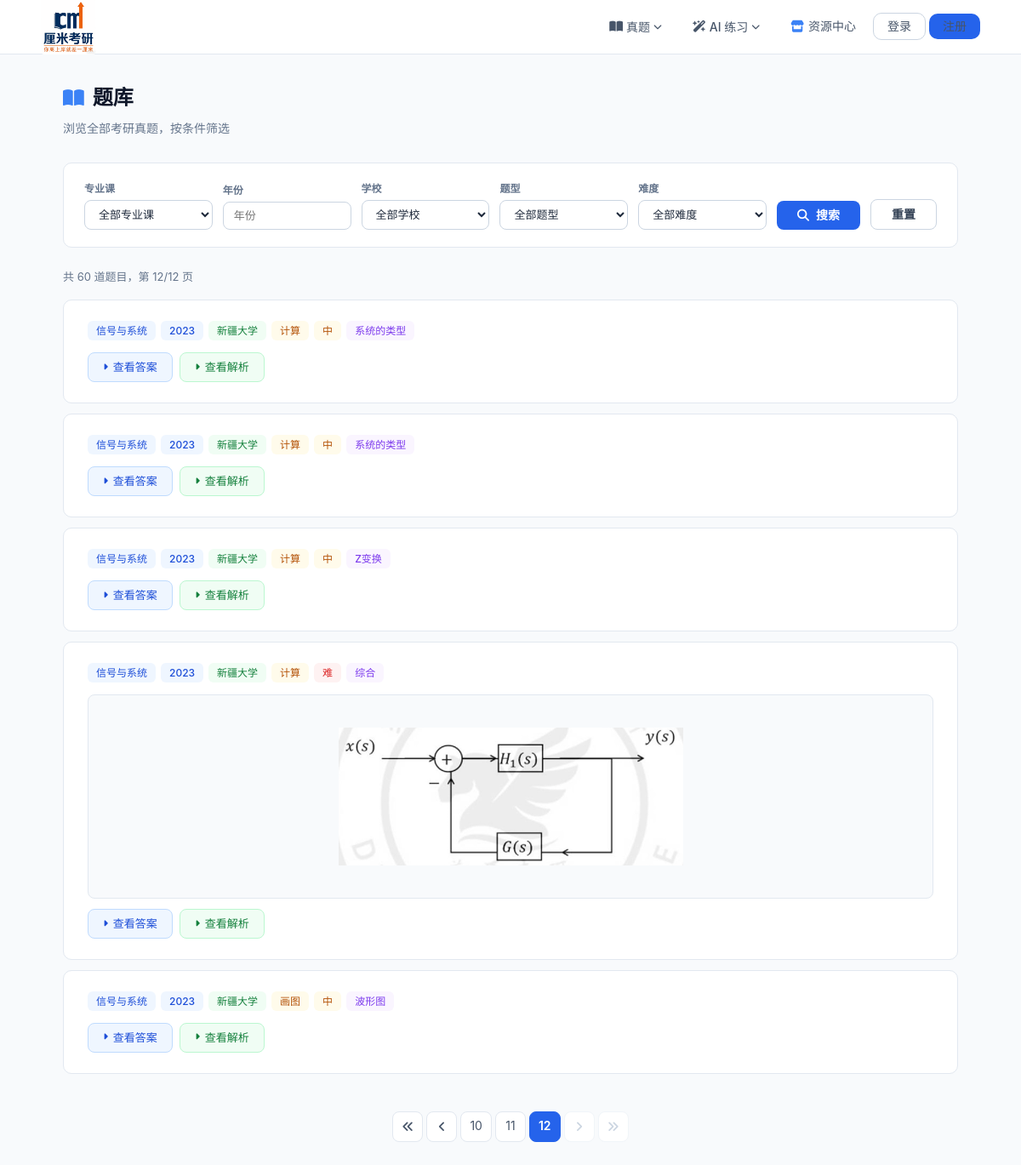
Screenshot of /questions/?page=12 with the database file from the repository.
### kaoyan_app/models.py (models this page shows, shortened)
class Question(models.Model):
    DIFFICULTY_CHOICES = [
        ("易", "易"),
        ("中", "中"),
        ("难", "难"),
    ]
    subject = models.ForeignKey(Subject, on_delete=models.CASCADE, verbose_name="专业课")
    year = models.IntegerField(verbose_name="年份")
    school = models.ForeignKey(School, on_delete=models.CASCADE, verbose_name="学校")
    question_type = models.ForeignKey(QuestionType, on_delete=models.CASCADE, verbose_name="题型")
    difficulty = models.CharField(max_length=2, choices=DIFFICULTY_CHOICES, verbose_name="难度")
    knowledge_point = models.CharField(max_length=200, verbose_name="知识点")
    content = models.TextField(verbose_name="题干", help_text="支持 Markdown + LaTeX 公式（$...$ / $$...$$）")
    options = models.JSONField(
        null=True, blank=True, verbose_name="选项",
        help_text='选择题必填，JSON 对象格式，如 {"A": "内容", "B": "内容"}'
    )
    correct_answer = models.TextField(null=True, blank=True, verbose_name="正确答案", help_text="选择题填 A/B/C/D，判断题填 对/错，填空题多个空用分号隔开，解答题填参考答案要点，绘图题可留空")
    answer = models.TextField(verbose_name="答案解析", help_text="支持 Markdown + LaTeX 公式，填空/简答等非选择题填写具体答案")
    image = models.ImageField(upload_to="questions/%Y/%m/", null=True, blank=True, verbose_name="插图")
    created_at = models.DateTimeField(auto_now_add=True, verbose_name="创建时间")
    updated_at = models.DateTimeField(auto_now=True, verbose_name="更新时间")
    class Meta:
        verbose_name = "题目"
        verbose_name_plural = "题目"
        ordering = ["-year", "school", "question_type"]

class Subject(models.Model):
    name = models.CharField(max_length=100, unique=True, verbose_name="专业课名称")
    class Meta:
        verbose_name = "专业课"
        verbose_name_plural = "专业课"
        ordering = ["name"]
    def __str__(self):
        return self.name

class School(models.Model):
    name = models.CharField(max_length=100, unique=True, verbose_name="学校名称")
    class Meta:
        verbose_name = "学校"
        verbose_name_plural = "学校"
        ordering = ["name"]
    def __str__(self):
        return self.name

class QuestionType(models.Model):
    name = models.CharField(max_length=50, unique=True, verbose_name="题型名称")
    class Meta:
        verbose_name = "题型"
        verbose_name_plural = "题型"
        ordering = ["id"]
    def __str__(self):
        return self.name

### kaoyan_app/views.py (the view)
# urls.py: path("questions/", views.question_list, name="question_list"),
def question_list(request):
    form = QuestionSearchForm(request.GET or None)
    questions = Question.objects.select_related("subject", "school", "question_type").all()
    if form.is_valid():
        subject = form.cleaned_data.get("subject")
        year = form.cleaned_data.get("year")
        school = form.cleaned_data.get("school")
        question_type = form.cleaned_data.get("question_type")
        difficulty = form.cleaned_data.get("difficulty")
        if subject:
            questions = questions.filter(subject=subject)
        if year:
            questions = questions.filter(year=year)
        if school:
            questions = questions.filter(school=school)
        if question_type:
            questions = questions.filter(question_type=question_type)
        if difficulty:
            questions = questions.filter(difficulty=difficulty)
    choice_type_id = QuestionType.objects.filter(name="选择").values_list("id", flat=True).first()
    judge_type_id = QuestionType.objects.filter(name="判断").values_list("id", flat=True).first()
    for q in questions:
        if q.options and isinstance(q.options, list):
            q.options = {chr(ord("A") + i): opt.split(". ", 1)[-1] if ". " in opt else opt
                         for i, opt in enumerate(q.options[:4])}
    paginator = Paginator(questions, 5)
    page_number = request.GET.get("page", 1)
    page_obj = paginator.get_page(page_number)
    search_params = request.GET.copy()
    search_params.pop("page", None)
    search_str = search_params.urlencode()
    return render(request, "kaoyan/question_list.html", {
        "form": form,
        "page_obj": page_obj,
        "search_str": search_str,
        "choice_type_id": choice_type_id,
        "judge_type_id": judge_type_id,
    })

### kaoyan_app/forms.py
class QuestionSearchForm(forms.Form):
    subject = forms.ModelChoiceField(
        queryset=Subject.objects.all(),
        required=False,
        empty_label="全部专业课",
        widget=forms.Select(attrs={"class": "form-input"}),
    )
    year = forms.IntegerField(required=False, widget=forms.NumberInput(attrs={
        "class": "form-input", "placeholder": "年份",
    }))
    school = forms.ModelChoiceField(
        queryset=School.objects.all(),
        required=False,
        empty_label="全部学校",
        widget=forms.Select(attrs={"class": "form-input"}),
    )
    question_type = forms.ModelChoiceField(
        queryset=QuestionType.objects.all(),
        required=False,
        empty_label="全部题型",
        widget=forms.Select(attrs={"class": "form-input"}),
    )
    difficulty = forms.ChoiceField(
        choices=[("", "全部难度")] + Question.DIFFICULTY_CHOICES,
        required=False,
        widget=forms.Select(attrs={"class": "form-input"}),
    )

### kaoyan_project/vip_utils.py (called while the page is built, shortened)
def vip_context(request):
    user = request.user
    return {
        "is_vip": False,
        "vip_label": "",
        "is_free_user": True,
        "user_coins": 0,
    }

### kaoyan_app/templates/kaoyan/question_list.html (shortened to what this page needs)
{% extends "user/base.html" %}
{% block extra_style %}
<link rel="stylesheet" href="https://cdn.jsdelivr.net/npm/katex@0.16.9/dist/katex.min.css">
{% endblock %}
{% block content %}
<div class="page-header">
    <h1 class="page-title"><i class="fa-solid fa-book-open"></i> 题库</h1>
    <p class="page-subtitle">浏览全部考研真题，按条件筛选</p>
</div>
<div class="card filter-bar">
    <div class="form-group"><label>专业课</label>{{ form.subject }}</div>
    <div class="form-group"><label>年份</label>{{ form.year }}</div>
    <div class="form-group"><label>学校</label>{{ form.school }}</div>
    <div class="form-group"><label>题型</label>{{ form.question_type }}</div>
    <div class="form-group"><label>难度</label>{{ form.difficulty }}</div>
    <button type="button" class="btn btn-primary" onclick="doSearch()"><i class="fa-solid fa-magnifying-glass"></i> 搜索</button>
    <a href="{% url 'kaoyan:question_list' %}" class="btn btn-outline">重置</a>
</div>
<div class="result-count">共 {{ page_obj.paginator.count }} 道题目，第 {{ page_obj.number }}/{{ page_obj.paginator.num_pages }} 页</div>
{% if page_obj %}
{% for q in page_obj %}
<div class="card question-item">
    <div class="question-meta">
        <span class="tag tag-blue">{{ q.subject.name }}</span>
        <span class="tag tag-blue">{{ q.year }}</span>
        <span class="tag tag-green">{{ q.school.name }}</span>
        <span class="tag tag-amber">{{ q.question_type.name }}</span>
        {% if q.difficulty == "易" %}<span class="tag tag-green">易</span>
        {% elif q.difficulty == "中" %}<span class="tag tag-amber">中</span>
        {% else %}<span class="tag tag-red">难</span>{% endif %}
        <span class="tag tag-purple">{{ q.knowledge_point }}</span>
    </div>
    {% if q.image %}
    <div class="img-preview-box" style="margin:12px 0;"><img src="{{ q.image.url }}" alt="题目插图"></div>
    {% endif %}
    <div style="display:flex;gap:8px;margin-top:12px;">
        <div class="answer-toggle" onclick="toggleAnswer(this)">
            <span class="arrow"><i class="fa-solid fa-caret-right"></i></span> 查看答案
        </div>
        <div class="explanation-toggle" onclick="toggleExplanation(this)">
            <span class="arrow"><i class="fa-solid fa-caret-right"></i></span> 查看解析
        </div>
    </div>
</div>
{% endfor %}
{% if page_obj.has_other_pages %}
<div class="pagination">
    {% if page_obj.has_previous %}
    <a href="?page=1{% if search_str %}&{{ search_str }}{% endif %}"><i class="fa-solid fa-angles-left"></i></a>
    <a href="?page={{ page_obj.previous_page_number }}{% if search_str %}&{{ search_str }}{% endif %}"><i class="fa-solid fa-angle-left"></i></a>
    {% else %}
    <span class="disabled"><i class="fa-solid fa-angles-left"></i></span>
    <span class="disabled"><i class="fa-solid fa-angle-left"></i></span>
    {% endif %}
    {% for num in page_obj.paginator.page_range %}
        {% if page_obj.number == num %}<span class="current">{{ num }}</span>
        {% elif num > page_obj.number|add:'-3' and num < page_obj.number|add:'3' %}
        <a href="?page={{ num }}{% if search_str %}&{{ search_str }}{% endif %}">{{ num }}</a>
        {% endif %}
    {% endfor %}
    {% if page_obj.has_next %}
    <a href="?page={{ page_obj.next_page_number }}{% if search_str %}&{{ search_str }}{% endif %}"><i class="fa-solid fa-angle-right"></i></a>
    <a href="?page={{ page_obj.paginator.num_pages }}{% if search_str %}&{{ search_str }}{% endif %}"><i class="fa-solid fa-angles-right"></i></a>
    {% else %}
    <span class="disabled"><i class="fa-solid fa-angle-right"></i></span>
    <span class="disabled"><i class="fa-solid fa-angles-right"></i></span>
    {% endif %}
</div>
{% endif %}
{% else %}
<div class="empty-state"><i class="fa-solid fa-inbox"></i><p>暂无匹配的题目</p></div>
{% endif %}
{% endblock %}

### user/templates/user/base.html (style rules this page uses)
:root { --blue-50: #eff6ff; --blue-100: #dbeafe; --blue-200: #bfdbfe; --blue-400: #60a5fa; --blue-500: #3b82f6; --blue-600: #2563eb; --blue-700: #1d4ed8; --blue-800: #1e40af; --blue-900: #1e3a5f; --gray-50: #f8fafc; --gray-100: #f1f5f9; --gray-200: #e2e8f0; --gray-300: #cbd5e1; --gray-400: #94a3b8; --gray-500: #64748b; --gray-600: #475569; --gray-700: #334155; --gray-800: #1e293b; --gray-900: #0f172a; --white: #ffffff; --radius: 10px; --shadow-sm: 0 1px 3px rgba(0,0,0,0.06); --shadow: 0 2px 12px rgba(0,0,0,0.08); --shadow-lg: 0 8px 30px rgba(0,0,0,0.12); }
* { margin: 0; padding: 0; box-sizing: border-box; }
body { font-family: -apple-system, BlinkMacSystemFont, "Segoe UI", Roboto, "PingFang SC", "Microsoft YaHei", sans-serif; background: var(--gray-50); color: var(--gray-800); min-height: 100vh; line-height: 1.6; }
a { color: var(--blue-600); text-decoration: none; }
.page-header { margin-bottom: 28px; }
.page-title { font-size: 24px; font-weight: 700; color: var(--gray-900); display: flex; align-items: center; gap: 10px; }
.page-title i { color: var(--blue-500); font-size: 22px; }
.page-subtitle { font-size: 14px; color: var(--gray-500); margin-top: 6px; }
.card { background: var(--white); border-radius: var(--radius); border: 1px solid var(--gray-200); padding: 32px; }
.form-group { margin-bottom: 20px; }
.form-group label { display: block; font-size: 14px; font-weight: 600; color: var(--gray-700); margin-bottom: 6px; }
.form-input { width: 100%; padding: 10px 14px; border: 1px solid var(--gray-300); border-radius: 8px; font-size: 14px; color: var(--gray-800); transition: all 0.2s; outline: none; background: var(--white); }
select.form-input { cursor: pointer; }
.btn { display: inline-flex; align-items: center; justify-content: center; gap: 8px; padding: 10px 24px; border: none; border-radius: 8px; font-size: 14px; font-weight: 600; cursor: pointer; text-decoration: none; transition: all 0.2s; line-height: 1; }
.btn-primary { background: var(--blue-600); color: var(--white); }
.btn-outline { background: var(--white); border: 1px solid var(--gray-300); color: var(--gray-700); }

### rows the page displays
Question: subject.name "信号与系统", year "2023", school.name "新疆大学", question_type.name "计算", difficulty "中", knowledge_point "系统的类型"
Question: subject.name "信号与系统", year "2023", school.name "新疆大学", question_type.name "计算", difficulty "中", knowledge_point "系统的类型"
Question: subject.name "信号与系统", year "2023", school.name "新疆大学", question_type.name "计算", difficulty "中", knowledge_point "Z变换"
Question: subject.name "信号与系统", year "2023", school.name "新疆大学", question_type.name "计算", difficulty "难", knowledge_point "综合", image (picture)
Question: subject.name "信号与系统", year "2023", school.name "新疆大学", question_type.name "画图", difficulty "中", knowledge_point "波形图"

### other values shown
{{ page_obj.paginator.count }} "60"
{{ page_obj.number }} "12"
{{ page_obj.paginator.num_pages }} "12"
{{ num }} "10" "11"
{{ num }} "12"
